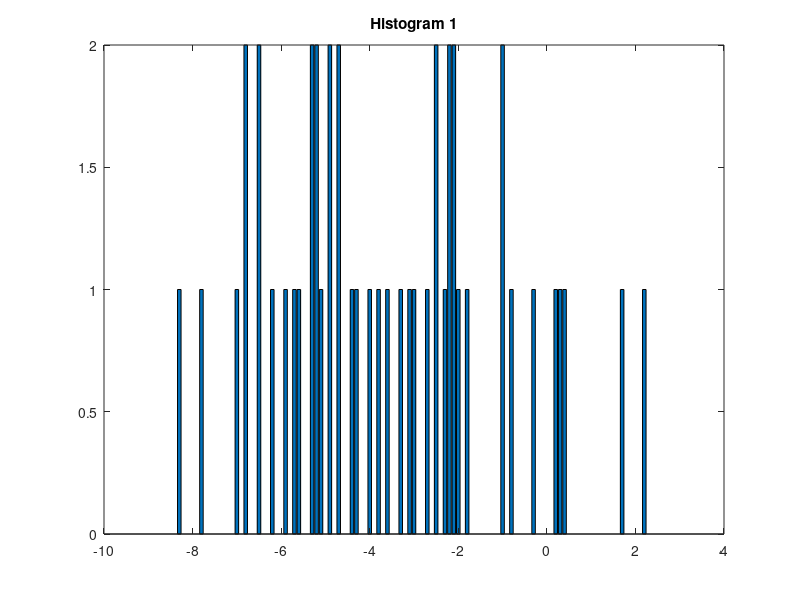
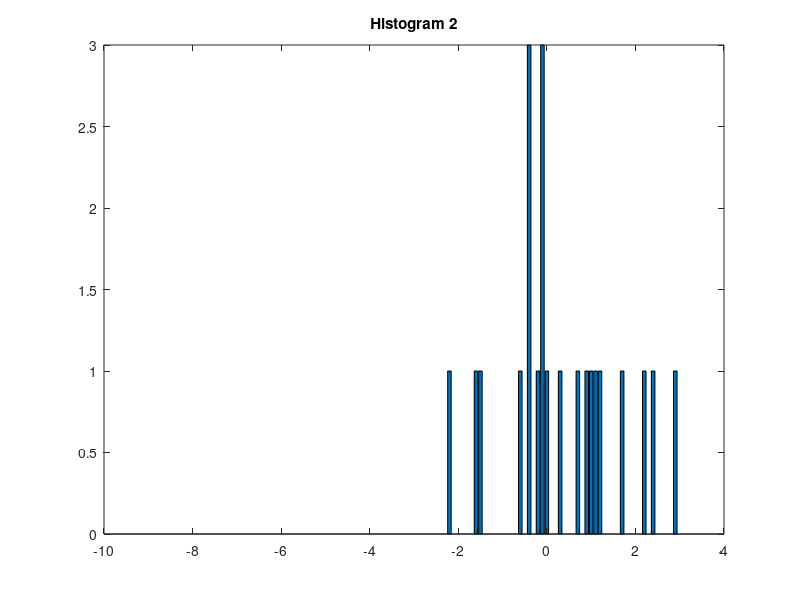
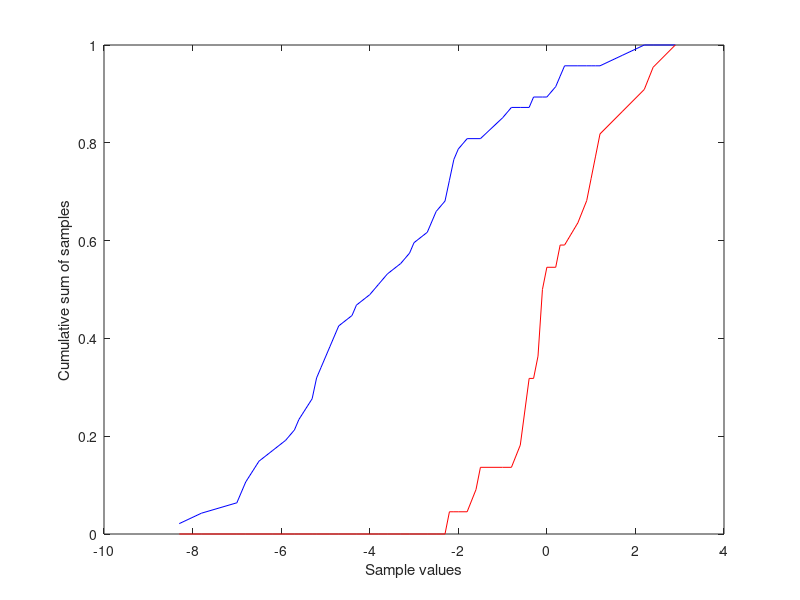

Source code (MATLAB) for these figures, in order: (Note: this script raises an error after producing the figures.)
% Lab 1.4
% ---------
% Cumulative histogram
cd data;

sample1 = load('change_mineral_breastfeeding.txt','-ascii'); 
sample2 = load('change_mineral_other.txt','-ascii');
cd ..

sort([sample1; sample2]);
unique(sample1);
unique([sample1; sample2]);

bin_edges = unique([sample1; sample2]);
bin_counts1 = histc(sample1, bin_edges);
bin_counts2 = histc(sample2, bin_edges);

bin_edges = unique([sample1; sample2]);
bin_counts1 = histc(sample1, bin_edges);
bin_counts2 = histc(sample2, bin_edges);

figure;
bar(bin_edges, bin_counts1);
title('Histogram 1');
figure;
bar(bin_edges, bin_counts2);
title('Histogram 2');

A = [ 1 2 3 4 5];
cumsum(A);

cumsum1 = cumsum(bin_counts1) / sum(bin_counts1);
cumsum2 = cumsum(bin_counts2) / sum(bin_counts2);

figure;
plot(bin_edges,cumsum1,'b-');
hold on;
plot(bin_edges,cumsum2,'r-');
xlabel('Sample values');
ylabel('Cumulative sum of samples');

% Distance between curves

A = [ 1 2 3 4 5];
B = [ 9 8 7 6 5];
B-A;

abs(-1);
abs(B-A);
abs(A-B);

[maxvalueA,maxlocationA] = max(A);
[maxvalueB,maxlocationB] = max(B);
[maxdiff,maxdiff_location] = max(abs(B-A));






% Lab 1.5
% ---------
% Statistical Inference

sample1 = generate_random_data(20,'normal',0,1); 
sample2 = generate_random_data(20,'normal',0,1);
[X1,Y1] = cumhist(sample1,[-10 10],0.1);
[X2,Y2] = cumhist(sample2,[-10 10],0.1);
figure(90);
plot(X1,Y1,'bo-');
hold on;
plot(X2,Y2,'ro-');
xlabel('Value');
ylabel('Percent of samples');
axis([-2 2 0 100]);

[maxdiff,maxdiff_loc,Xval,sample1CDF,sample2CDF] = cumulative_hist_diff(sample1,sample2);
figure(90);
Xvalues = [ Xval(maxdiff_loc) Xval(maxdiff_loc) ];
Yvalues = 100 * [ sample1CDF(maxdiff_loc) sample2CDF(maxdiff_loc) ];
plot(Xvalues,Yvalues,'k-','linewidth',2);
maxdiff,
maxdiff_o=maxdiff


% while loops
i = 1;
while (i<10)
    i;
    i = i + 1;
end

md = [];
i = 1;
while (i<1001),
    sample1 = generate_random_data(20,'normal',0,1);
    sample2 = generate_random_data(20,'normal',0,1);
    maxdiff = cumulative_hist_diff(sample1,sample2);
    md(i) = maxdiff;
    i = i + 1;
end;

size(md);
[Xmd,Ymd] = cumhist(md,[0 1],0.01);
figure(100);
plot(Xmd,Ymd,'k-');
xlabel('Max diff b/w 2 samples of size 20');
ylabel('Percent of data');


% 2 distributions - differences
sample1 = generate_random_data(20,'normal',0,1); 
sample2 = generate_random_data(20,'normal',2,1); % Note different distribution
[X1,Y1] = cumhist(sample1, [-10 10], 0.1);
[X2,Y2] = cumhist(sample2, [-10 10], 0.1);
maxdiff = cumulative_hist_diff(sample1,sample2);
maxdiff_n = maxdiff

figure(101);
plot(X1,Y1,'r-');
hold on
plot(X2,Y2,'b-');
xlabel('values of 2 samples of size 20');
ylabel('Percent of data');
figure(100);
hold on;
plot([maxdiff maxdiff],[0 100],'g-'); % we'll plot a green vertical bar


% Likelihood that 2 samples of data are same (or different)
% ---------------------------------------------------------
%ks test

x = 0:0.01:1; % create the X points
n1 = 20;
n2 = 20;
math_cdf = ks2_cdf(n1, n2, x);
math_cdf_percent = 100*math_cdf; % convert to percent rather than fraction
figure(100);
hold on;
plot(x,math_cdf_percent,'k--'); % black dashed line

% Hypothesis Testing

%Ho and H1






% Lab 1.6
% ---------
% Distributions - estimates

sample1 = generate_random_data(20,'normal',0,1); 
sample2 = generate_random_data(20,'normal',2,1); % 
[X1,Y1] = cumhist(sample1, [-10 10], 0.1);
[X2,Y2] = cumhist(sample2, [-10 10], 0.1);
figure;
plot(X1,Y1,'r-');
hold on
plot(X2,Y2,'b-');
xlabel('values of 2 samples of size 20');
ylabel('Percent of data');

[h,pvalue] = kstest2(sample1,sample2)


% Mean values - distr

S = [ 0.5 7 10 4 3 5 ]; % a data set with 6 elements
number_of_elements = length(S);  % length(S) returns the number of elements of S
R = randperm(number_of_elements); % returns a random permutation
R(1:3); % the first 3 elements of the random permutation
newsample = S(R(1:3));  % the new sample of 3 points from the data set


cd data
squirrel_births = load('squirrel_births.txt','-ascii');
cd ..
[samplemeans_squirrelbirths, truemean_squirrelbirths] = simulate_random_sampling(squirrel_births, 30, 1000);
title('The sample mean of squirrel birth days for 1000 sampling experiments');

samplemeans_squirrelbirths, 
truemean_squirrelbirths
sample30_prc = prctile(squirrel_births, 95)

simulate_random_sampling(squirrel_births, 10, 1000);
title('Sample means of squirrel birth days for 1000 experiments, 10 samples');

sample10_prc = prctile(squirrel_births, 95)

simulate_random_sampling(squirrel_births, 30, 1000);
title('Sample means of squirrel birth days for 1000 experiments, 30 samples');

simulate_random_sampling(squirrel_births, 60, 1000);
title('Sample means of squirrel birth days for 1000 experiments, 60 samples');

prctile(squirrel_births, 95)
sample60_prc = prctile(squirrel_births, 95)

% Shape of distribution
% Uniform distribution

cd data
human_births = load('human_births.txt','-ascii');
cd ..
[samplemeans_humanbirths, truemeans_humanbirths]  = simulate_random_sampling(human_births, 30, 1000);
title('Sample means of birth days for 1000 sampling experiments, 30 samples');
samplemeans_humanbirths, 
truemeans_humanbirths


cd data
heads_coinflips = load('heads_coinflips.txt','-ascii');
cd ..
[samplemeans_coinflips, truemeans_coinflips] = simulate_random_sampling(heads_coinflips, 30, 1000);
title('Sample means of number of heads for 1000 sampling experiments, 30 samples');
samplemeans_coinflips, 
truemeans_coinflips




% Normal distribution and Central Limit Theorem
simulate_random_sampling(squirrel_births, 30, 1000);
title('Sample means of squirrel birth days for 1000 experiments, 30 samples');

R = randperm(length(squirrel_births));
S_30 = squirrel_births(R(1:30));

Sm = mean(S_30);
S_standarddeviation = std(S_30);  % std calculates the standard deviation
Std_error = S_standarddeviation/sqrt(30);

figure;
X = 1:200;
dX = 1;
Nus = dX*exp(-(power(X-Sm,2)/(2*power(Std_error,2))))/sqrt(2*pi*power(Std_error,2));
cumulative = cumsum(Nus);
hold on
plot(X,Nus,'g-');
plot(X,cumulative,'g--');


% Differences between 2 means
R2 = randperm(length(squirrel_births));
S2_30 = squirrel_births(R2(1:30));

[h,pvalue] = ttest2(S_30,S2_30);
pvalue,





